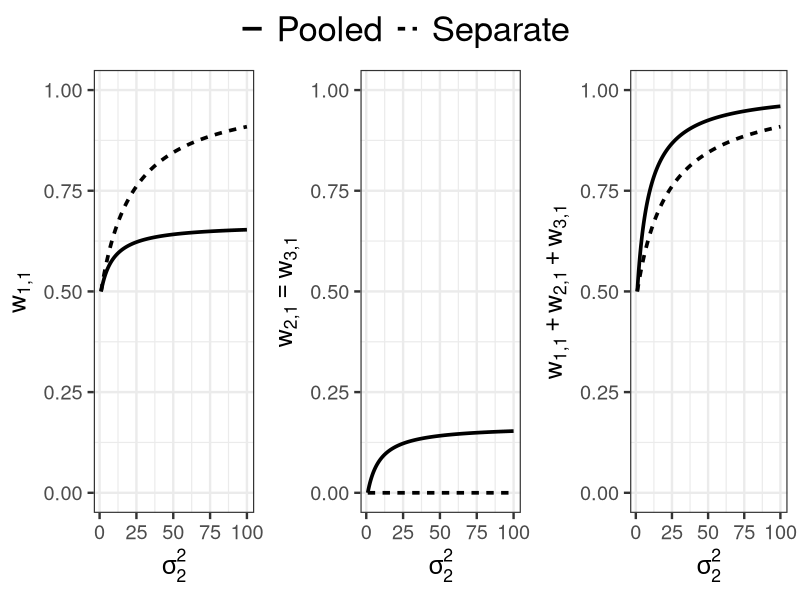

Reproduce this figure in R.
library(tidyverse)
library(ggpubr)

# This file generates Figure 1

cvec = c(1,1,1) 
sigma2_1 = 1
sigma2_2 = 1
sigma2_eps = 10
one_3 = rep(1,3)

# We use Eq. (9) to obtain the optimal weights of pooled inference
getWMatPool = function(sigma2_1, sigma2_2, sigma2_eps, cvec){
  sigma2_exp = c(sigma2_1, sigma2_2)
  Sigma_u = diag(3) %x% matrix(1,2,2) + (cvec %*% t(cvec)) %x% diag(sigma2_exp) +
    sigma2_eps * diag(6)
  E = diag(3) %x% rep(1,2)
  wMat = solve(Sigma_u) %*% E %*% solve(t(E) %*% solve(Sigma_u) %*% E) 
  return(wMat)
}

# We use Eq. (EC.10) to obtain the optimal weights of separate inference
getWMatSep = function(sigma2_1, sigma2_2, sigma2_eps, cvec){
  sigma2_exp = c(sigma2_1, sigma2_2)
  Sigma_u = diag(3) %x% matrix(1,2,2) + (cvec %*% t(cvec)) %x% diag(sigma2_exp) +
    sigma2_eps * diag(6)
  wMat = matrix(0, 6, 3)
  for(i in 1:3){
    idx = 1:2 + (i-1)*2
    wsol = rowSums(solve(Sigma_u[idx, idx]))
    wMat[idx,i] = wsol/sum(wsol)
  }
  return(wMat)
}


sigma2_2_vec = seq(1, 100, by = 0.5)

# 1,3,5 columns are the weights of the first experts for variables 1,2,3
w_mat_prod1_pool = map_dfc(sigma2_2_vec, ~getWMatPool(sigma2_1, .x, sigma2_eps, cvec)[c(1,3,5),1])
w_mat_prod1_sep = map_dfc(sigma2_2_vec, ~getWMatSep(sigma2_1, .x, sigma2_eps, cvec)[c(1,3,5),1])

w_mat_prod2_pool = map_dfc(sigma2_2_vec, ~getWMatPool(sigma2_1, .x, sigma2_eps, cvec)[c(1,3,5),2])
w_mat_prod2_sep = map_dfc(sigma2_2_vec, ~getWMatSep(sigma2_1, .x, sigma2_eps, cvec)[c(1,3,5),2])

w_mat_prod3_pool = map_dfc(sigma2_2_vec, ~getWMatPool(sigma2_1, .x, sigma2_eps, cvec)[c(1,3,5),3])
w_mat_prod3_sep = map_dfc(sigma2_2_vec, ~getWMatSep(sigma2_1, .x, sigma2_eps, cvec)[c(1,3,5),3])


df4plot = data.frame(Sigma2_2 = sigma2_2_vec,
                     Separate = as.numeric(w_mat_prod1_sep[1,]),
                     Pooled = as.numeric(w_mat_prod1_pool[1,]))

df4plot_long = pivot_longer(df4plot, cols = Separate:Pooled, names_to = "Type",
                            values_to = "Weight")

p1 = ggplot(df4plot_long, aes(Sigma2_2, Weight, linetype = Type)) + geom_line(linewidth = 1.25) + 
  ylim(0,1) + xlab(expression(sigma[2]^2)) + ylab(expression(w['1,1'])) +
  theme_bw(18) + theme(legend.text = element_text(size = 25)) + 
  scale_linetype_discrete(name = "")


df4plot = data.frame(Sigma2_2 = sigma2_2_vec,
                     Separate = as.numeric(w_mat_prod1_sep[2,]),
                     Pooled = as.numeric(w_mat_prod1_pool[2,]))

df4plot_long = pivot_longer(df4plot, cols = Separate:Pooled, names_to = "Type",
                            values_to = "Weight")

p2 = ggplot(df4plot_long, aes(Sigma2_2, Weight, linetype = Type)) + geom_line(linewidth = 1.25) + 
  ylim(0,1) + xlab(expression(sigma[2]^2)) + ylab(expression(w['2,1'] == w['3,1'])) +
  theme_bw(18) + theme(legend.text = element_text(size = 25)) + 
  scale_linetype_discrete(name = "")


df4plot = data.frame(Sigma2_2 = sigma2_2_vec,
                     Separate = as.numeric(colSums(w_mat_prod1_sep)),
                     Pooled = as.numeric(colSums(w_mat_prod1_pool)))


df4plot_long = pivot_longer(df4plot, cols = Separate:Pooled, names_to = "Type",
                            values_to = "Weight")


p3 = ggplot(df4plot_long, aes(Sigma2_2, Weight, linetype = Type)) + geom_line(linewidth = 1.25) + 
  ylim(0,1) + xlab(expression(sigma[2]^2)) + ylab(expression(w['1,1'] + w['2,1'] + w['3,1'])) +
  theme_bw(18) + theme(legend.text = element_text(size = 25)) + 
  scale_linetype_discrete(name = "")

print(ggarrange(p1, p2, p3, ncol=3, nrow=1, common.legend = TRUE, legend="top"))

# To match the plot sizes used in the paper, uncomment the following code:
# pdf("wMatSigma2Prod1.pdf", width = 16, height = 6)
# ggarrange(p1, p2, p3, ncol=3, nrow=1, common.legend = TRUE, legend="top")
# dev.off()